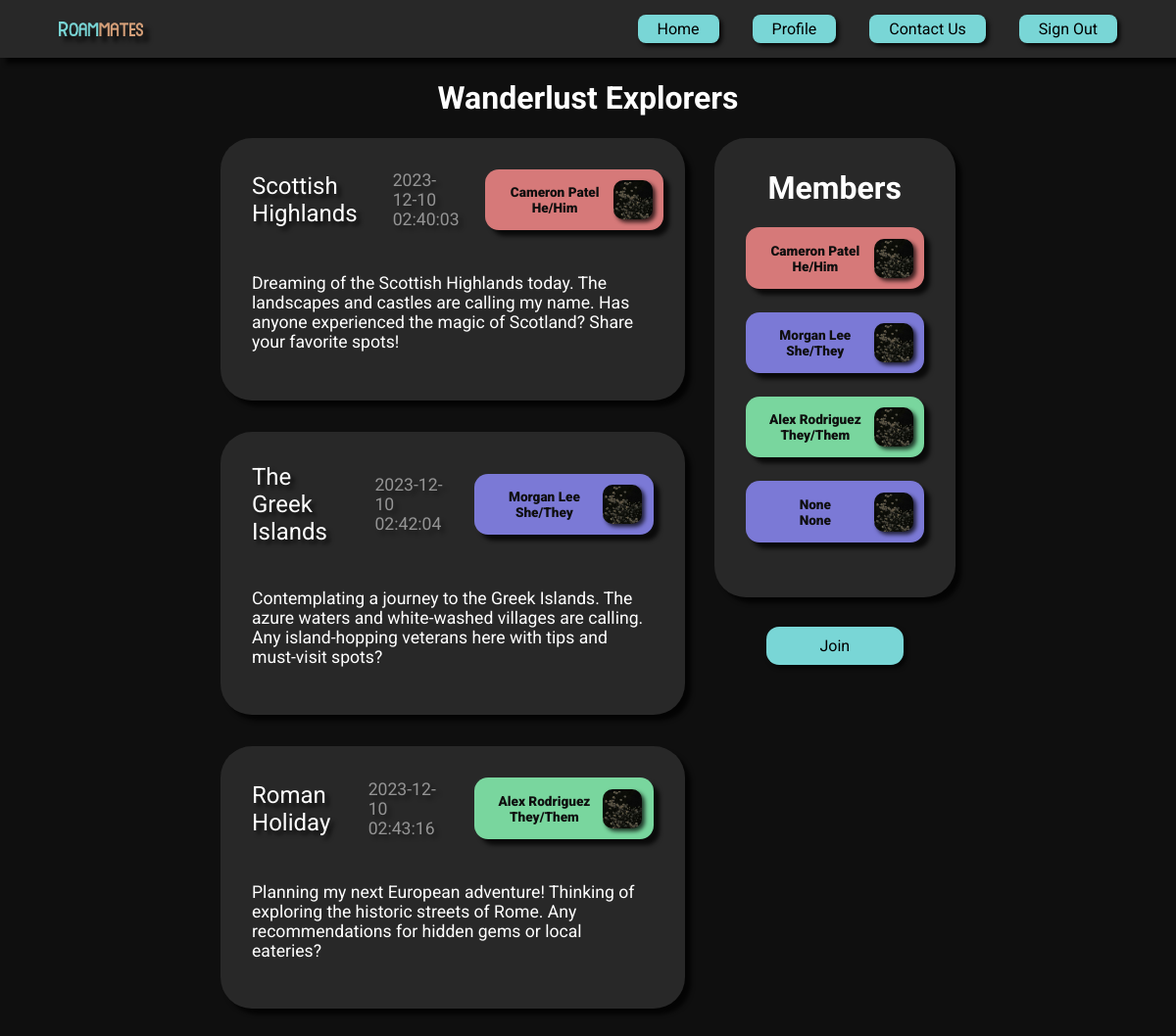
The app's page /server/1/group with its own data.
### tables this page shows
CREATE TABLE Groups (
    id INTEGER PRIMARY KEY AUTOINCREMENT,
    title TEXT NOT NULL,
    location TEXT,
    description TEXT,
    avatar BLOB
);

CREATE TABLE Posts (
    id INTEGER PRIMARY KEY AUTOINCREMENT,
    group_id INTEGER NOT NULL,
    created_at TEXT NOT NULL,
    author INTEGER NOT NULL,
    title TEXT NOT NULL,
    content TEXT,
    FOREIGN KEY(group_id) REFERENCES Groups(id),
    FOREIGN KEY(author) REFERENCES Users(id)
);

CREATE TABLE "Users" (
	"id"	INTEGER,
	"created_at"	TEXT NOT NULL,
	"email"	TEXT NOT NULL,
	"name"	TEXT,
	"pronouns"	TEXT,
	"bio"	TEXT,
	"avatar"	BLOB,
	"color"	TEXT,
	PRIMARY KEY("id" AUTOINCREMENT)
);

### flaskr/server.py (the view)
@bp.route("/<int:group_id>/group", methods=['GET', 'POST'])
def group(group_id):
    db = get_db()
    db.row_factory = sqlite3.Row
    group_info = db.execute(
        """
        SELECT *
        FROM Groups
        WHERE id = ?
        """, (group_id,)
    ).fetchall()
    posts = db.execute(
        """
        SELECT
            Posts.id AS post_id,
            Posts.title,
            Posts.content,
            Posts.created_at,
            Users.name AS author_name,
            Users.color AS author_color,
            Users.pronouns AS author_pronouns
        FROM
            Posts
        JOIN Users ON Posts.author = Users.id
        WHERE
            Posts.group_id = ?
        """, (group_id,)
    ).fetchall()
    members = db.execute(
        """
        SELECT *
        FROM Users
        JOIN GroupMembers ON Users.id = GroupMembers.user_id
        WHERE GroupMembers.group_id = ?
        """, (group_id,)
    ).fetchall()
    posts_formatted = {}
    for post in posts:
        posts_formatted[post[0]] = post
    comments = {}
    for post in posts:
        post_comments = db.execute(
            """
            SELECT *
            FROM Comments
            WHERE id = ?
            """, (post[0],)
        ).fetchall()
        comments[post[0]] = post_comments
    if request.method == 'GET' and 'post_id' in request.args:
        post_id = int(request.args.get('post_id'))
        return render_template('/server/overlay_template.html'
                               , post=posts_formatted[post_id], comments=comments[post_id])
    return render_template("/server/group.html",
                           group_id=group_id-1, group_info=group_info, posts=posts, members=members, comments=comments)

### flaskr/__init__.py (called while the page is built)
def create_app(test_config=None):
    app = Flask(__name__)
    app.secret_key = env.get("APP_SECRET_KEY")
    app.database = os.path.join(app.instance_path, 'flaskr.sqlite')
    app.config['DATABASE'] = os.path.join(app.instance_path, 'flaskr.sqlite')
    try:
        os.makedirs(app.instance_path)
    except OSError:
        pass
    from . import db
    db.init_app(app)
    from . import server
    app.register_blueprint(server.bp)
    app.add_url_rule('/', endpoint='server.login_page')
    @app.context_processor
    def utility_functions():
        def print_in_console(message):
            print(str(message))
        return dict(mdebug=print_in_console)
    return app

### flaskr/db.py (called while the page is built)
def get_db():
    if 'db' not in g:
        g.db = sqlite3.connect(
            current_app.config['DATABASE'],
            detect_types=sqlite3.PARSE_DECLTYPES
        )
        g.db.row_factory = sqlite3.Row
    return g.db

### flaskr/templates/server/group.html (shortened to what this page needs)
{% extends 'base.html' %}
{% from 'components.html' import navbar, contact_card, post_card, member_list_card, expanded_post_card %}
{% block content %}
{{ navbar() }}
<header>
    <h1 id="title">{{ group_info[0][1] }}</h1>
</header>
<div class="columns-container">
    <div class="posts-list">
        {% for i in range(posts | length) %}
            {{
                post_card(
                    posts[i][0],
                    posts[i][1],
                    posts[i][2],
                    posts[i][3],
                    posts[i][4],
                    posts[i][5],
                    posts[i][6]
                )
            }}
        {% endfor %}
    </div>
    <div class="member-list-container">
        {{ member_list_card(members) }}
        <button class="basic blue" id="join">Join</button>
    </div>
</div>
{% endblock %}

### flaskr/templates/base.html (shortened to what this page needs)
<!doctype html>
<html lang = "en">
<head>
    <link href="{{ url_for('static', filename='/layouts/styles.css') }}" rel="stylesheet" type="text/css" />
</head>
<body>
    {% block content %}{% endblock %}
</body>
</html>

### flaskr/templates/components.html (shortened to what this page needs)
{% macro navbar() -%}
<nav>
    <img id="logo" src="{{ url_for('static', filename='/assets/Roammates Logo.png') }}" alt="">
    <ul>
        <li><a href="/server/groups_list"><button class="banner"><img src="" alt="">Home</button></a></li>
        <li><a href="profile.html"><button class="banner"><img src="" alt="">Profile</button></a></li>
        <li><button id="contact-button" class="banner"><img src="" alt="">Contact Us</button></li>
        <li><a href="/server/logout"><button class="banner"><img src="" alt="">Sign Out</button></a></li>
    </ul>
</nav>
{%- endmacro %}
{% macro member_card(color, name, pronouns) -%}
<div id="member-container">
    <div class="card {{ color }} member">
        <div id="name-pronouns">
            <p>{{ name }}</p>
            <p>{{ pronouns }}</p>
        </div>
        <div id="avatar">
            <img src="{{ url_for('static', filename='/assets/Profile Avatar.jpg') }}" alt="">
        </div>
    </div>
</div>
{%- endmacro %}
{% macro member_list_card(members) -%}
<div>
    <div class="card member-list">
        <h1>Members</h1>
        {% for i in range(members | length) %}
            {{ member_card(members[i][7], members[i][3], members[i][4]) }}
        {% endfor %}
    </div>
</div>
{%- endmacro %}
{% macro post_card(id, title, content, posted_at, author, color, pronouns) -%}
<div>
    <div class="card post" id="post-{{ id }}">
        <ul>
            <li class="primary">{{ title }}</li>
            <li class="secondary">{{ posted_at }}</li>
            {{ member_card(color, author, pronouns) }}
        </ul>
        <p>{{ content }}</p>
    </div>
</div>
{%- endmacro %}

### flaskr/static/layouts/styles.css (style rules this page uses)
:root { --black: #0F0F0F; --dark-grey: #282828; --light-grey: #545454; --blue: #79D6D6; --orange: #D6A079; --green: #79D69E; --purple: #7B79D6; --pink: #BE79D6; --red: #D67979; }
body { background-color: var(--black); margin-top: 60px; font-family: 'Roboto', sans-serif; color: white; overflow: auto; }
button { font-family: 'Roboto', sans-serif; font-size: 1em; border: 0; cursor: pointer; filter: brightness(1) drop-shadow(3px 3px 2px rgba(0, 0, 0, 0.75)); transition: all 0.2s; }
.banner { background-color: var(--blue); padding: 5px 20px; border-radius: 8px; color: black; }
.basic { font-size: medium; padding: 10px 0; width: 140px; border-radius: 13px; transition: all 0.2s; }
.basic.blue { background-color: var(--blue); }
nav { background-color: var(--dark-grey); padding: 15px 60px; filter: drop-shadow(6px 6px 2px rgba(0, 0, 0, 0.75)); position: fixed; left: 0; right: 0; top: 0; z-index: 1; display: flex; align-items: center; justify-content: space-between; }
nav #logo { float: left; max-width: 8%; align-content: center; filter: drop-shadow(6px 6px 2px rgba(0, 0, 0, 0.75)); }
nav ul { list-style: none; padding: 0; margin: 0; text-align: right; }
nav li { display: inline-block; margin-left: 30px; }
nav a { text-decoration: none; color: white; display: inline-block; }
.card { background-color: var(--dark-grey); color: white; padding: 2em; border-radius: 2em; filter: brightness(1) drop-shadow(6px 6px 2px rgba(0, 0, 0, 0.75)); overflow: auto; }
.green { background-color: var(--green); }
.purple { background-color: var(--purple); }
.red { background-color: var(--red); }
.post { margin-bottom: 2em; filter: brightness(1) drop-shadow(6px 6px 2px rgba(0, 0, 0, 0.75)); transition: all 0.2s; }
.post ul { list-style-type: none; display: flex; align-items: center; justify-content: space-between; margin: 0; padding: 0; }
.post li { margin-right: 1.5em; font-size: 1.5em; filter: brightness(100%) drop-shadow(4px 4px 2px rgba(0, 0, 0, 0.75)); }
.post p { margin-top: 0.4em; margin-bottom: 0; padding: 0; font-size: 1.1em; margin-top: 2.5em; margin-bottom: 1em; }
.post .secondary { opacity: 0.5; font-size: 1.1em; }
.member-list .member { margin-bottom: 1.5em; }
.member-list h1 { text-align: center; margin-top: 0; }
.member { width: 10em; display: flex; padding: 0.7em; height: 2.5em; border-radius: 14px; }
.member p { margin: 0; font-size: 0.85em; font-weight: 1000; color: var(--black); }
#name-pronouns { display: flex; flex-direction: column; align-items: center; justify-content: center; width: 100%; }
.member img { max-height: 40px; max-width: 40px; border-radius: 25%; filter: drop-shadow(3px 3px 2px rgba(0, 0, 0, 0.75)); }
.member #avatar { display: flex; align-items: center; }

### flaskr/templates/server/group.html (style rules this page uses)
body { display: flex; flex-direction: column; align-items: center; }
.columns-container { display: flex; justify-content: center; align-items: flex-start; width: 100%; }
.posts-list { display: block; width: 40%; margin-right: 30px; }
.member-list-container { display: flex; flex-direction: column; align-items: center; justify-content: center; }
.member-list-container button { margin-top: 30px; }

### records on screen
Groups: title "Wanderlust Explorers"
Posts: title "Scottish Highlands", created_at "2023-12-10 02:40:03", content "Dreaming of the Scottish Highlands today. The landscapes and castles are calling my name. Has anyone experienced the magic of Scotland? Share your favorite spots!"
Users: name "Cameron Patel" "Cameron Patel", pronouns "He/Him" "He/Him"
Posts: title "The Greek Islands", created_at "2023-12-10 02:42:04", content "Contemplating a journey to the Greek Islands. The azure waters and white-washed villages are calling. Any island-hopping veterans here with tips and must-visit spots?"
Users: name "Morgan Lee" "Morgan Lee", pronouns "She/They" "She/They"
Posts: title "Roman Holiday", created_at "2023-12-10 02:43:16", content "Planning my next European adventure! Thinking of exploring the historic streets of Rome. Any recommendations for hidden gems or local eateries?"
Users: name "Alex Rodriguez" "Alex Rodriguez", pronouns "They/Them" "They/Them"

### other values on screen
{{ name }} "None"
{{ pronouns }} "None"
